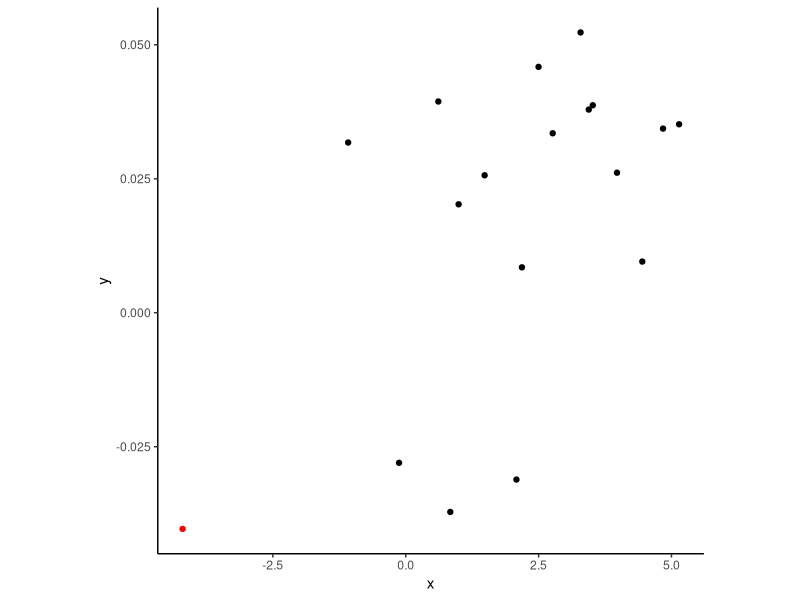
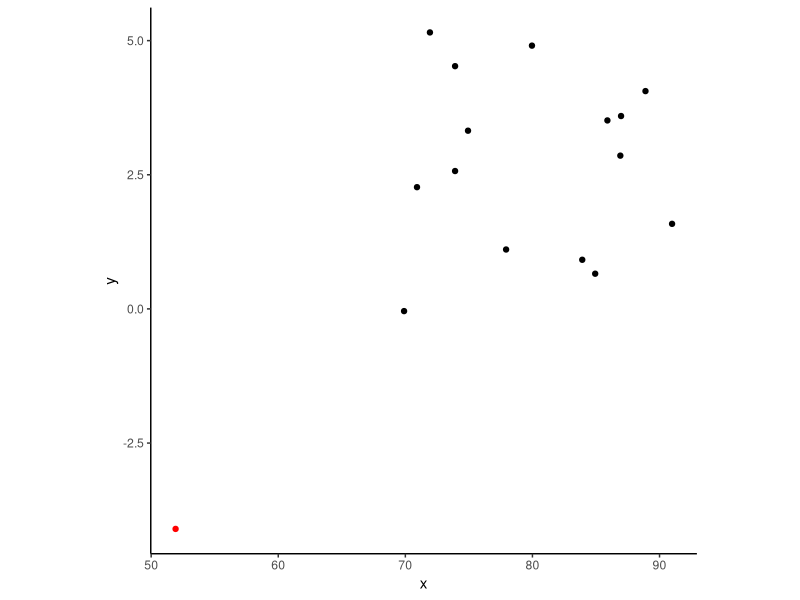

The R script that drew these images, in order:
library(tidyverse)
theme_set(theme_classic())

outliers <- function(x, threshold = 2) {
  abs(scale(x)) >= threshold
}

dat_4a <- read_csv("input/fig-4a.csv",
                   col_types = cols(), 
                   col_names = c("x", "y")) %>% 
  mutate(x_outlier = outliers(x))

dat_4b <- read_csv("input/fig-4b.csv", 
                   col_types = cols(), 
                   col_names = c("x", "y")) %>% 
  mutate(x_outlier = outliers(x))

dat_4a %>% 
  ggplot(aes(x, y, colour = x_outlier)) +
  geom_point() +
  scale_colour_manual("Outlier", values = c('black', 'red')) +
  theme(aspect.ratio = 1, legend.position = "none")

with(dat_4a, cor.test(x, y))
with(dat_4a %>% filter(!x_outlier), cor.test(x, y))

dat_4b %>% 
  ggplot(aes(x, y, colour = x_outlier)) +
  geom_point() +
  scale_colour_manual("Outlier", values = c('black', 'red')) +
  theme(aspect.ratio = 1, legend.position = "none")

with(dat_4b, cor.test(x, y))
with(dat_4b %>% filter(!x_outlier), cor.test(x, y))
